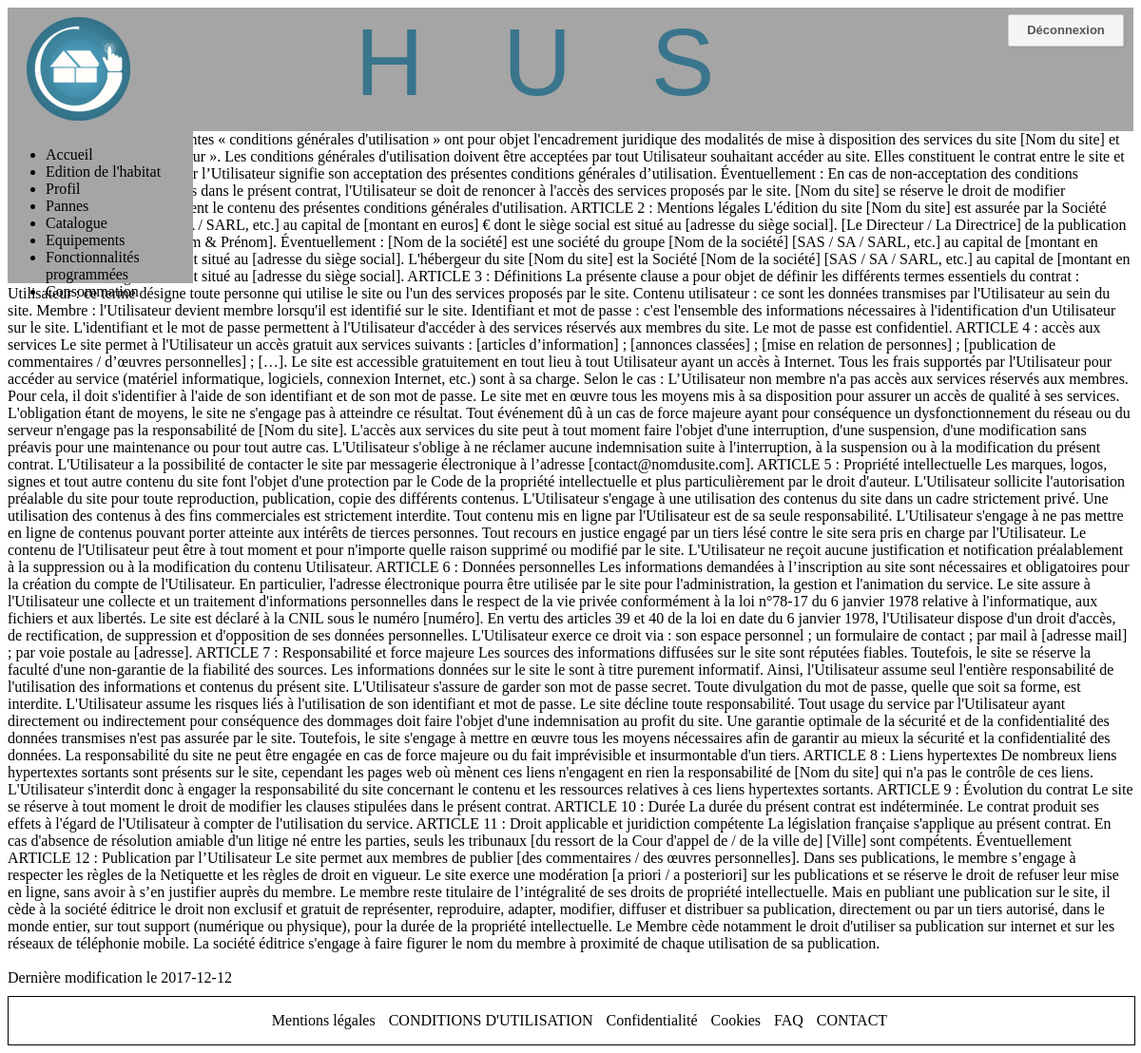
The page /conditions_generales_utilisation/cgu_client_controleur.php on the database its author committed.
### tables this page shows
CREATE TABLE IF NOT EXISTS `conditions_generales_utilisation` (
  `ID` int(11) NOT NULL AUTO_INCREMENT,
  `Contenu` text NOT NULL,
  `Date_de_derniere_modification` date NOT NULL,
  `Date_de_mise_en_ligne` date NOT NULL,
  PRIMARY KEY (`ID`)
);

### conditions_generales_utilisation/cgu_client_controleur.php (called while the page is built)
<?php
require('cgu_client_modele.php');
$reponse = afficherCGU();
require('cgu_client_vue.php');
?>

### conditions_generales_utilisation/cgu_client_modele.php (called while the page is built)
<?php
function afficherCGU() {
$bdd = new PDO('mysql:host=localhost;dbname=husv4;charset=utf8;','root','');
$requete = $bdd->query('SELECT * FROM conditions_generales_utilisation ORDER BY ID DESC LIMIT 1');
return $requete;
}
?>

### conditions_generales_utilisation/cgu_client_vue.php (the view, shortened to what this page needs)
<!DOCTYPE html>
<html>
  <head>
    <link rel="stylesheet" href="../Mise_en_page/header.css"/>
    <link rel="stylesheet" href="../Mise_en_page/footer.css"/>
  </head>
  <body>
    <header>
      </header>
<div class="TEXTE">
  <?php
while($donnees = $reponse->fetch()) {
  echo $donnees['Contenu'];
  echo '<br><br>Dernière modification le ', $donnees['Date_de_derniere_modification'];
}
?>
</div>
<footer>
  <?php include("../Mise_en_page/footer.php");?>
</footer>
  </body>
</html>

### Mise_en_page/header.css (style rules this page uses)
#entete { display: flex; justify-content: space-between; margin: 0px; padding: 0px; font-family: Verdana, Arial; font-size: 15px; background: #EFEFEF; background-color: #A5A5A5; height: 130px; }
.nom { width: 450px; }
.nom a { font-size: 100px; text-align: center; white-space: pre; text-decoration: none; color: #39758C; }
.logo { margin: 10px 0 0 20px; }
.BoutonDeconnexion { width:120px; height: 20px; padding:6px 0 6px 0; margin: 7px 10px 0 0; background:#f5f5f5; border-radius:2px; border:1px solid #ccc; box-shadow:1px 1px 3px #999; cursor:pointer; text-align: center; }
.TextDeconnexion { font:bold 13px Arial; color:#555; text-transform:capitalize; text-decoration : none; }
nav { display: flex; width: 195px; height: 160px; background:#A5A5A5; position: fixed; }
a { text-decoration: none; color: #000; }

### rows shown on the page
conditions_generales_utilisation: Contenu "ARTICLE 1 : Objet Les présentes « conditions générales d'utilisation » ont pour objet l'encadrement juridique des modalités de mise à disposition des services du site [Nom du site] et leur utilisation par « l'Utilisateur ». Les conditions générales d'utilisation doivent être acceptées par tout Utilisateur souhaitant accéder au site. Elles constituent le contrat entre le site et l'Utilisateur. L’accès au site par l’Utilisateur signifie son acceptation des présentes conditions générales d’utilisation. Éventuellement : En cas de non-acceptation des conditions générales d'utilisation stipulées dans le présent contrat, l'Utilisateur se doit de renoncer à l'accès des services proposés par le…", Date_de_derniere_modification "2017-12-12"
